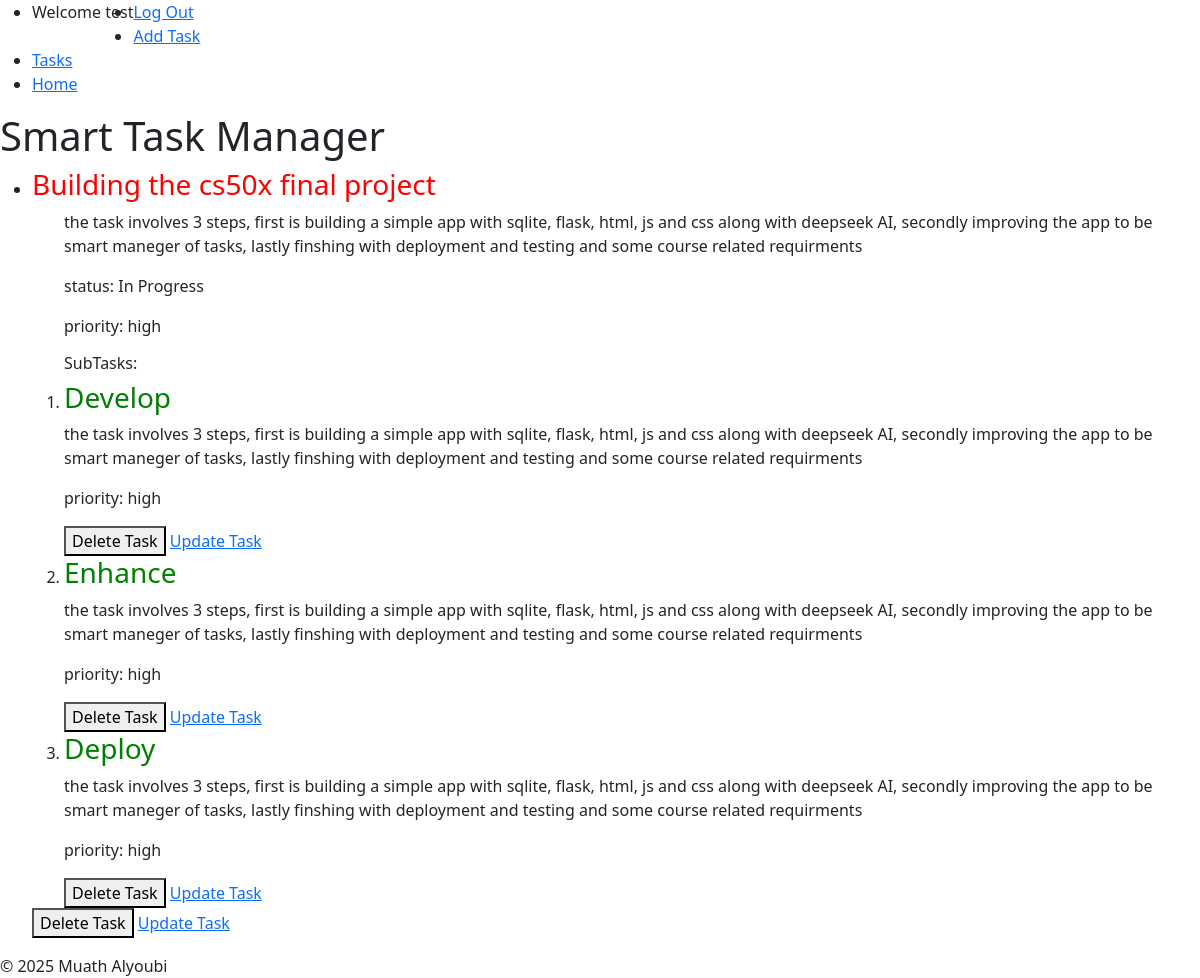
/tasks (signed in), run on an earlier commit of the app's database.
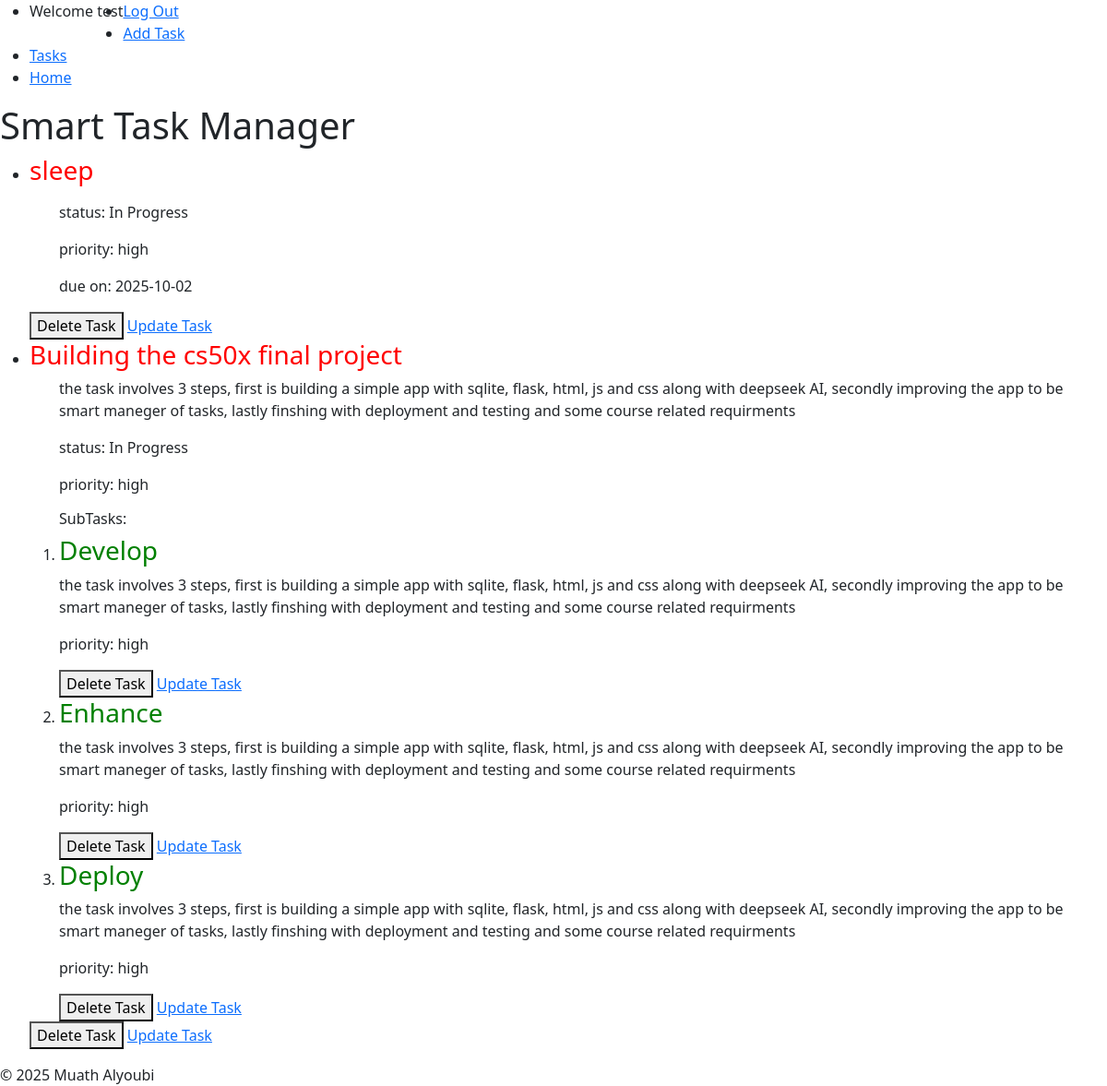
And on a later commit of the database.
### tables this page shows
CREATE TABLE tasks(
                id INTEGER PRIMARY KEY AUTOINCREMENT NOT NULL,
                title TEXT NOT NULL,
                user_id INTEGER NOT NULL,
                description TEXT,
                status TEXT NOT NULL DEFAULT 'To Do',
                created_at TIMESTAMP DEFAULT CURRENT_TIMESTAMP, 
                priority TEXT NOT NULL, 
                due_date DATE, parent_id INTEGER DEFAULT NULL,  
                FOREIGN KEY (user_id) REFERENCES users(id) ON DELETE CASCADE
                );

### app.py (the view)
@app.route("/tasks")
@login_required
def tasks():
    tasks =  get_tasks_by_user(session["user_id"])
    subtasks = get_subtasks(session["user_id"])
    return render_template("tasks.html", tasks=tasks,  subtasks=subtasks)

### db.py (called while the page is built)
def get_db():
    if "db" not in g:
        g.db = sqlite3.connect(
            DATABASE,
            detect_types=sqlite3.PARSE_DECLTYPES,
            check_same_thread=False
        )
        g.db.row_factory = sqlite3.Row
    return g.db

def get_tasks_by_user(user_id):
    db = get_db()
    return db.execute(
        """SELECT * FROM tasks WHERE user_id = ? ORDER BY
        CASE WHEN due_date IS NULL THEN 1 ELSE 0 END,
        due_date ASC,
        CASE priority
            WHEN 'high' THEN 1
            WHEN 'medium' THEN 2
            WHEN 'low' THEN 3
        END ASC;
        """,(user_id,)).fetchall()

def get_subtasks(user_id):
    db = get_db()
    return db.execute(
        "SELECT * FROM tasks WHERE user_id = ? AND parent_id IS NOT NULL ORDER BY parent_id",
        (user_id,)).fetchall()

### helpers.py (called while the page is built)
def login_required(f):
    @wraps(f)
    def decorated_function(*args, **kwargs):
        if session.get("user_id") is None:
            return redirect(url_for('login', next=request.url))
        return f(*args, **kwargs)
    return decorated_function

### templates/tasks.html (shortened to what this page needs)
{% extends "layout.html" %}
{% block body %}
    <header>
        <h1>Smart Task Manager</h1>
    </header>
    <main>
        <section id="tasks">
            <ul>
                {% for task in tasks %}
                    {% if task.parent_id is none %}
                        <li>
                            <h3 style="color: red;">{{ task.title }}</h3>
                            <ul>
                                <p>{{ task.description }}</p>
                                <p>status: {{ task.status }}</p>
                                <p>priority: {{ task.priority }}</p>
                                {% if task.due_date is not none %}
                                    <p>due on: {{ task.due_date }}</p>
                                {% endif %}
                            </ul>
                                {% set ns = namespace(printed=false) %}
                                <ol>
                                {% for sub in subtasks %}
                                    {% if sub.parent_id == task.id %}
                                        {% if not ns.printed %}
                                            <h6>SubTasks:</h6>
                                            {% set ns.printed = true %}
                                        {% endif %}
                                    <li>
                                        <h3 style="color: green;">{{ sub.title }}</h3>
                                        <p>{{ task.description }}</p>
                                        <p>priority: {{ task.priority }}</p>
                                        <button onclick="deleteTask('{{ task.id }}')" id="delete-task">Delete Task</button>
                                        <a href="{{ url_for('editTask', id=sub.id) }}" id="update-task">Update Task</a>
                                    </li>
                                    {% endif %}
                            {% endfor %}
                            </ol>
                            <button onclick="deleteTask('{{ task.id }}')" id="delete-task">Delete Task</button>
                            <a href="{{ url_for('editTask', id=task.id) }}" id="update-task">Update Task</a>
                        </li>
                    {% endif %}
                {% endfor %}
            </ul>
        </section>
    </main>
{% endblock %}

What changed in the data, as far as the page shows it:
added tasks: title "sleep", status "In Progress", priority "high", due_date "2025-10-02", shown under "Smart Task Manager"
